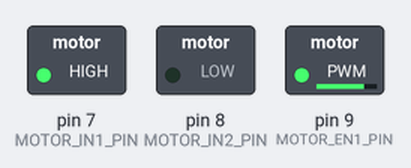
This sketch was run on a simulated Arduino Uno, built with avr-gcc and run on an emulated ATmega328P. Shown: switched loads named in the sketch (green lamp = pin HIGH).

Above: at 0.1 s.
Timing chart, 0 to 1.6 s (numbered marks = the images above):
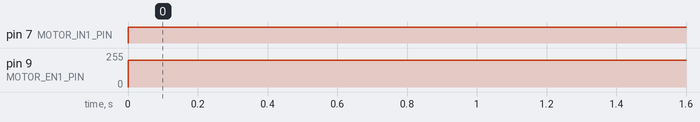

Measured:
- by itself, pin 7 (MOTOR_IN1_PIN): LOW → HIGH at 0.00 s
- by itself, pin 9 (MOTOR_EN1_PIN): 0/255 → 200/255 at 0.00 s

The sketch:

motor_control.ino
```cpp
#define MOTOR_IN1_PIN 7
#define MOTOR_IN2_PIN 8
#define MOTOR_EN1_PIN 9
#define pot_pin A0

void setup()
{
    pinMode(MOTOR_IN1_PIN, OUTPUT);
    pinMode(MOTOR_IN2_PIN, OUTPUT);
    pinMode(MOTOR_EN1_PIN, OUTPUT);
    pinMode(pot_pin, INPUT);
}
void loop()
{
    int val = 200;
    if (val <= 20)
    {
        digitalWrite(MOTOR_IN1_PIN, HIGH);
        digitalWrite(MOTOR_IN2_PIN, HIGH);
        digitalWrite(MOTOR_EN1_PIN, LOW);
    }else{
        digitalWrite(MOTOR_IN1_PIN, HIGH);
        digitalWrite(MOTOR_IN2_PIN, LOW);
        analogWrite(MOTOR_EN1_PIN, val);
    }

}
```
